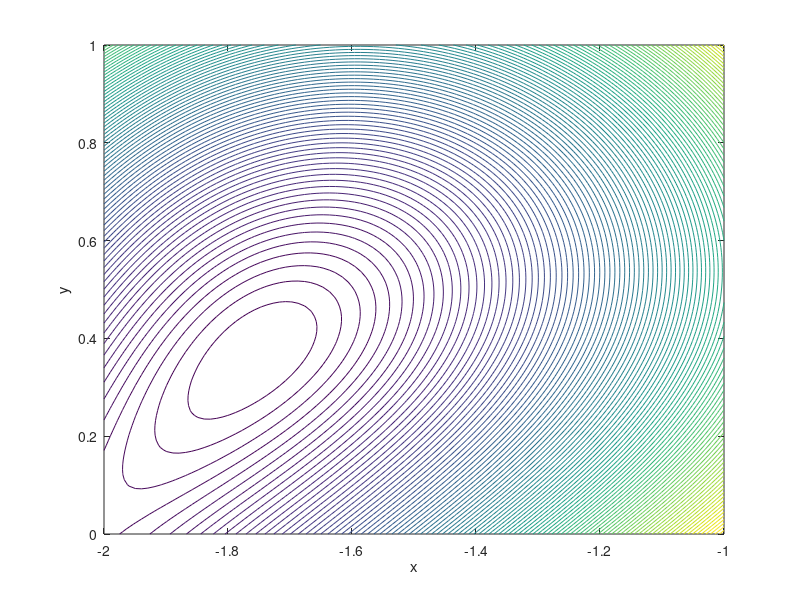

Here is the MATLAB script that generated this plot: (Note: this script raises an error after producing the figure.)
%%% plot figure %%%
X_1 = linspace(-2, -1, 100);
Y_1 = linspace(0,   1, 100);
[X_1,Y_1] = meshgrid(X_1, Y_1);
Z_1 = Y_1 .* sin(X_1 + Y_1) - X_1 .* sin(X_1 - Y_1);
figure2 = figure('Name','Contour','NumberTitle','off');
contour(X_1, Y_1, Z_1, 100)
axis([-2 -1, 0 1])
xlabel('x')
ylabel('y')
hold on;
X_zero = [-1; 1];
X      = X_zero; % current  X
X_prev = X_zero; % previous X
gradient_tol = 1e-7;
li_tol = 1e-3; % linear serach
dJ = gradient(X)';
dJ_prev = gradient(X_prev)';
epsilon = 0.01;
counter = 0;
counter = counter + 1;
choice = menu('Choose Method','Steepest Descent + Quadratic Interpolation'...
    ,'Steepest Descent + Golden Section', 'BFGS + Quadratic Interpolation'...
    , 'BFGS + Golden Section');
if choice == 4
    % BFGS + Golden Section
    tic
    while norm(dJ, 2) > gradient_tol
        counter = counter + 1;
        fprintf('Iteration No. %3i\tGradient Norm = %1.4e\n', counter, norm(dJ, 2))
        if isequal(X, X_prev)
            B = eye(2);
            search_dir = -B * dJ;
            [a, b, c, ~, f_b, ~] = bracketing(X, search_dir, epsilon);
            lambda = golden_section(a, b, c, f_b, search_dir, X, li_tol);
            X_prev = X;
            X = X + lambda * search_dir;
            dJ_prev = dJ;
            dJ = gradient(X)';
            x(1) = X_prev(1);
            y(1) = X_prev(2);
            x(2) = X(1);
            y(2) = X(2);
            quiver(x(1), y(1), x(2)-x(1), y(2)-y(1), 1)
            continue
        end
        d =  X -  X_prev;
        g = dJ - dJ_prev;
        search_dir = BFGS(B, d, g, dJ);
        [a, b, c, ~, f_b, ~] = bracketing(X, search_dir, epsilon);
        lambda = golden_section(a, b, c, f_b, search_dir, X, li_tol);
        X_prev = X;
        X = X + lambda * search_dir;
        dJ_prev = dJ;
        dJ = gradient(X)';
        x(1) = X_prev(1);
        y(1) = X_prev(2);
        x(2) = X(1);
        y(2) = X(2);
        quiver(x(1), y(1), x(2)-x(1), y(2)-y(1), 1)
    end
    fprintf('Elapsed time = %1.8f sec\n', toc)
end
if choice == 3
    tic
    % BFGS + Quadratic Interpolation
    while norm(dJ, 2) > gradient_tol
        counter = counter + 1;
        fprintf('Iteration No. %3i\tGradient Norm = %1.4e\n', counter, norm(dJ, 2))
        if isequal(X, X_prev)
            B = eye(2);
            search_dir = -B * dJ;
            [a, b, c, ~, f_b, ~] = bracketing(X, search_dir, epsilon);
            lambda = quadratic_interpolation(a, b, c, search_dir, X, li_tol);
            X_prev = X;
            X = X + lambda * search_dir;
            dJ_prev = dJ;
            dJ = gradient(X)';
            x(1) = X_prev(1);
            y(1) = X_prev(2);
            x(2) = X(1);
            y(2) = X(2);
            quiver(x(1), y(1), x(2)-x(1), y(2)-y(1), 1)
            continue
        end
        d =  X -  X_prev;
        g = dJ - dJ_prev;
        search_dir = BFGS(B, d, g, dJ);
        [a, b, c, ~, f_b, ~] = bracketing(X, search_dir, epsilon);
        if ~(a == 0 && b == 0 && c == 0)
            lambda = golden_section(a, b, c, f_b, search_dir, X, li_tol);
        end
        X_prev = X;
        X = X + lambda * search_dir;
        dJ_prev = dJ;
        dJ = gradient(X)';
        x(1) = X_prev(1);
        y(1) = X_prev(2);
        x(2) = X(1);
        y(2) = X(2);
        quiver(x(1), y(1), x(2)-x(1), y(2)-y(1), 1)
    end
    fprintf('Elapsed time = %1.8f sec\n', toc)
end

if choice == 1
    tic
    % Steepest Descent + Quadratic Interpolation
    while norm(dJ, 2) > gradient_tol
        counter = counter + 1;
        fprintf('Iteration No. %3i\tGradient Norm = %1.4e\n', counter, norm(dJ, 2))
        X_prev = X;
        search_dir = steepest_decsent(dJ);
        [a, b, c, ~, f_b, ~] = bracketing(X, search_dir, epsilon);
        if ~(a == 0 && b == 0 && c == 0)
            lambda = quadratic_interpolation(a, b, c ,search_dir, X, li_tol);
        end
        X = X + lambda * search_dir;
        dJ = gradient(X)';
        x(1) = X_prev(1);
        y(1) = X_prev(2);
        x(2) = X(1);
        y(2) = X(2);
        quiver(x(1), y(1), x(2)-x(1), y(2)-y(1), 1)
    end
    fprintf('Elapsed time = %1.8f sec\n', toc)
end

if choice == 2
    tic
    % Steepest Descent + Golden Section
    while abs(dJ) > gradient_tol
        X_prev = X;
        counter = counter + 1;
        fprintf('Iteration No. %3i\tGradient Norm = %1.4e\n', counter, norm(dJ, 2))
        search_dir = steepest_decsent(dJ);
        [a, b, c, ~, f_b, ~] = bracketing(X, search_dir, epsilon);
        if ~(a == 0 && b == 0 && c == 0)
            lambda = golden_section(a, b, c, f_b, search_dir, X, li_tol);
        end
        X = X + lambda * search_dir;
        dJ = gradient(X)';
        x(1) = X_prev(1);
        y(1) = X_prev(2);
        x(2) = X(1);
        y(2) = X(2);
        quiver(x(1), y(1), x(2)-x(1), y(2)-y(1), 1)
    end
    fprintf('Elapsed time = %1.8f sec\n', toc)
end
%==========================================================================
% FUNCTIONS
%==========================================================================
% Cost function %
function J = cost(X)
x = X(1);
y = X(2);
J = y * sin(x + y) - x * sin(x - y);
end
function dJ = gradient(X)
x = X(1);
y = X(2);
% df/dx
dJ(1) = y * cos(x + y) - sin(x - y) - x * cos(x - y);
% df/dy
dJ(2) = y * cos(x + y) + sin(x + y) + x * cos(x - y);
end
%======================================================================
% Search Direction
%======================================================================
% In this section, search direction is  found using gradient as follows:
%----------------------------------------------------------------------
%----------------------------------------------------------------------
%----------------------------------------------------------------------
% --------------      Steepest Decsent(Cauchy)         ----------------
function search_dir = steepest_decsent(dJ)
search_dir = - dJ;
end
% -------------------------      BFGS         --------------------------
function search_dir = BFGS(B, d, g, dJ)
% d =  X -  X_prev
% g = dJ - dJ_prev
B = B + d * d' / (d' * g) * (1 + g' * B * g / (d' * g)) - ...
    B * g * d' / (d' * g) - d * g' * B /  (d' * g);
search_dir = -B * dJ;
end
%======================================================================
% Bracketing
%======================================================================
% In this section, Bracket is  found using golden number(1.618)
function [a, b, c, f_a, f_b, f_c] = bracketing(X, search_dir, epsilon)
a =       0;
b = epsilon;
X_a = X + a * search_dir;
X_b = X + b * search_dir;
f_a = cost(X_a);
f_b = cost(X_b);
xxx = zeros(1, 2);
counter = 1;
while f_a <= f_b
    xxx(counter, 1) = epsilon;
    xxx(counter, 2) = f_b;
    counter = counter + 1;
    epsilon = epsilon / 2;
    b = epsilon;
    X_b = X + b * -search_dir;
    f_b = cost(X_b);
    if counter == 100
        break
    end
    if b == 0
        c = 0;
        f_c = 0;
        return;
    end
    
end
gamma = 1.618; % golden number
c = b + gamma * (b - a);
X_c = X + c * search_dir;
f_c = cost(X_c);
while f_b > f_c
    a = b;
    b = c;
    c = b + gamma * (b - a);
    X_a = X_b;
    X_b = X_c;
    X_c = X + c * search_dir;
    f_b = cost(X_b);
    f_c = cost(X_c);
end
f_a = cost(X_a);
end
%----------------------------------------------------------------------
%----------------------------------------------------------------------
%----------------------------------------------------------------------
% ---------------     Quadratic Interpolation         -----------------
function lambda_tilda = quadratic_interpolation(A_QI, B_QI, C_QI, search_dir,...
    X, tol)
X_a = X + A_QI * search_dir;
X_b = X + B_QI * search_dir;
X_c = X + C_QI * search_dir;
f_a = cost(X_a);
f_b = cost(X_b);
f_c = cost(X_c);
% three equation and three unknown %
a = (f_a * B_QI * C_QI * (C_QI - B_QI) + f_b * C_QI * A_QI * (A_QI - C_QI) + f_c * A_QI * B_QI * (B_QI - A_QI))...
    /((A_QI - B_QI) * (B_QI - C_QI) * (C_QI - A_QI));
b = (f_a * (B_QI^2 - C_QI^2) + f_b * (C_QI^2 - A_QI^2) + f_c * (A_QI^2 - B_QI^2))...
    /((A_QI - B_QI) * (B_QI - C_QI) * (C_QI - A_QI));
c = -(f_a * (B_QI - C_QI) + f_b * (C_QI - A_QI) + f_c * (A_QI - B_QI))...
    /((A_QI - B_QI) * (B_QI - C_QI) * (C_QI - A_QI));
lambda_tilda = -b / (2 * c);
% Quadratic function h(lambda) = a + b * lambda + c * lambda^2
h = a + b * lambda_tilda + c * lambda_tilda^2;
X_lambda = X + lambda_tilda * search_dir;
f_lambda_tilda = cost(X_lambda);
while abs((h - f_lambda_tilda) / f_lambda_tilda) >= tol
    if lambda_tilda > B_QI && f_lambda_tilda < f_b
        A_QI = B_QI;
        B_QI = lambda_tilda;
    elseif lambda_tilda > B_QI && f_lambda_tilda > f_b
        C_QI = lambda_tilda;
    elseif lambda_tilda < B_QI && f_lambda_tilda < f_b
        C_QI = B_QI;
        B_QI = lambda_tilda;
    else
        A_QI = lambda_tilda;
    end
    X_a = X + A_QI * search_dir;
    X_b = X + B_QI * search_dir;
    X_c = X + C_QI * search_dir;
    f_a = cost(X_a);
    f_b = cost(X_b);
    f_c = cost(X_c);
    % three equation and three unknown %
    a = (f_a * B_QI * C_QI * (C_QI - B_QI) + f_b * C_QI * A_QI * (A_QI - C_QI) + f_c * A_QI * B_QI * (B_QI - A_QI))...
        /((A_QI - B_QI) * (B_QI - C_QI) * (C_QI - A_QI));
    b = (f_a * (B_QI^2 - C_QI^2) + f_b * (C_QI^2 - A_QI^2) + f_c * (A_QI^2 - B_QI^2))...
        /((A_QI - B_QI) * (B_QI - C_QI) * (C_QI - A_QI));
    c = -(f_a * (B_QI - C_QI) + f_b * (C_QI - A_QI) + f_c * (A_QI - B_QI))...
        /((A_QI - B_QI) * (B_QI - C_QI) * (C_QI - A_QI));
    lambda_tilda = -b / (2 * c);
    % Quadratic function h(lambda) = a + b * lambda + c * lambda^2
    h = a + b * lambda_tilda + c * lambda_tilda^2;
    X_lambda = X + lambda_tilda * search_dir;
    f_lambda_tilda = cost(X_lambda);
end
end
%----------------------------------------------------------------------
%----------------------------------------------------------------------
%----------------------------------------------------------------------
% -------------------      Golden Section         ---------------------
function lambda_tilda = golden_section(a, b, c, f_b,...
    search_dir, X, tol)
% cuase we use golden number in bracketing a = a b = x_1 c = b
% a is lower and b is upper
% initial condition from bracketing
goldnum = .618;
f_1 = f_b;
%f_b = f_c;
x_1 = b;
b   = c;
d   = (b - a) * goldnum;
x_2 = a + d;
X_2 = X + x_2 * search_dir;
f_2 = cost(X_2);
while abs(a - b) > tol
    if f_1 > f_2
        % new a
        a   = x_1;
        %f_a = f_1;
        % new x_1
        x_1 = x_2;
        f_1 = f_2;
        % new x_2
        d   = (b - a) * goldnum;
        x_2 = a + d;
        X_2 = X + x_2 * search_dir;
        f_2 = cost(X_2);
    elseif f_2 > f_1
        % new b
        b = x_2;
        %f_b = f_2;
        % new x_2
        x_2 = x_1;
        f_2 = f_1;
        % new x_1
        d   = (b - a) * goldnum;
        x_1 = b - d;
        X_1 = X + x_1 * search_dir;
        f_1 = cost(X_1);
    else
        a = (x_1 + x_2) / 2;
        b = a;
    end
end
lambda_tilda = (x_1 + x_2) / 2;
end